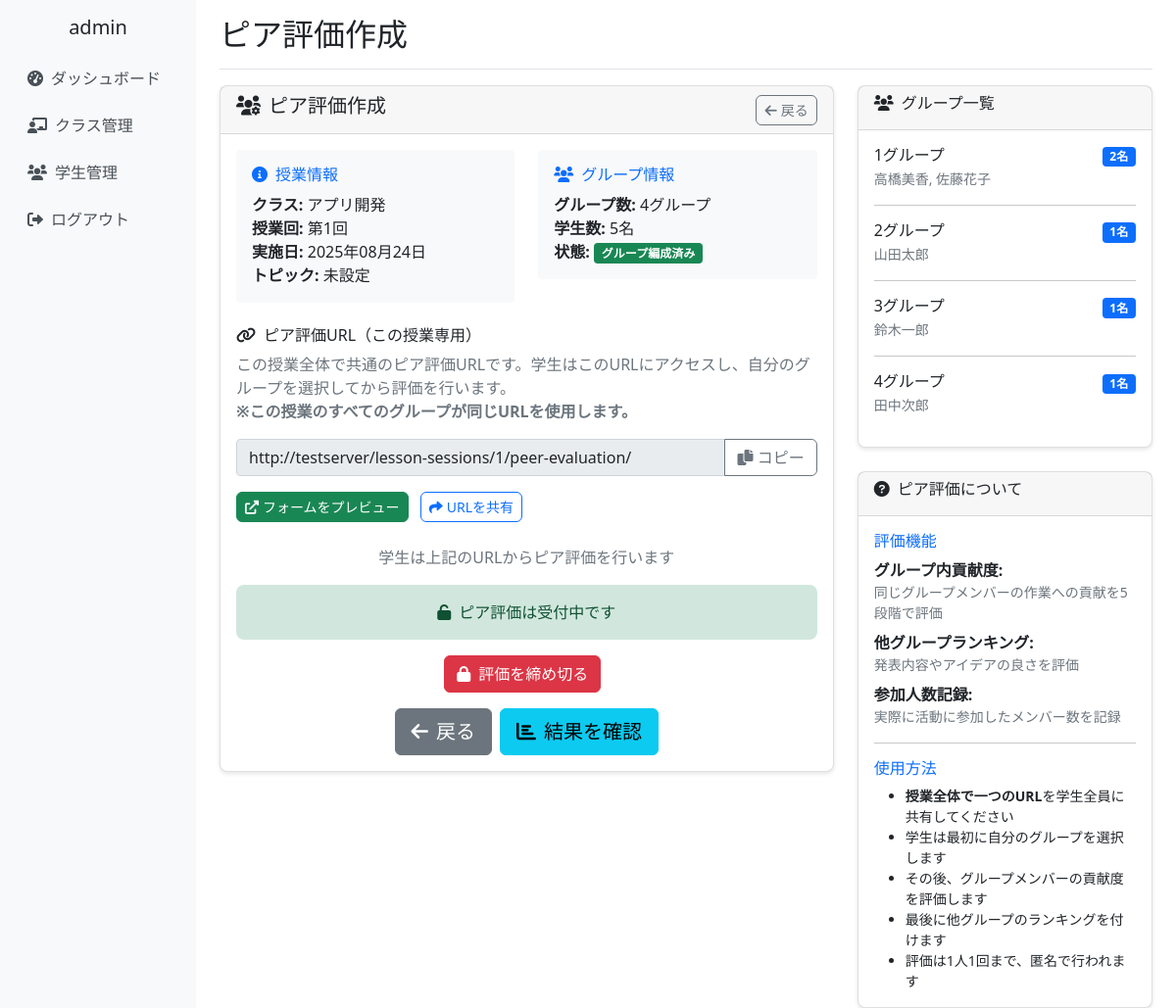
The app's page /lesson-sessions/1/peer-evaluation-improved/create/ (signed in), older data.
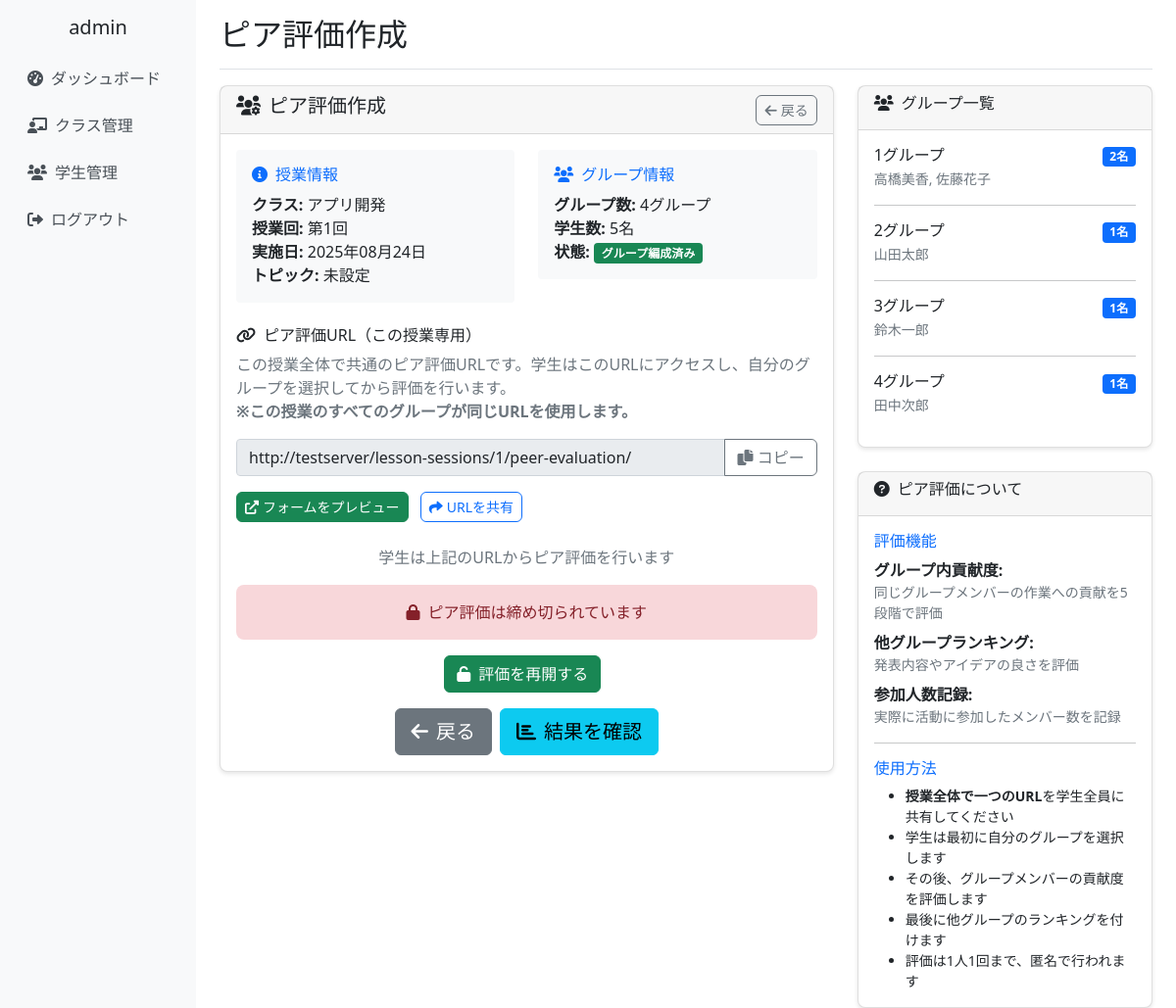
The same page, newer data.
### school_management/views.py (the view, shortened to what this page needs)
# urls.py: path('lesson-sessions/<int:session_id>/peer-evaluation-improved/create/', views.improved_peer_evaluation_create, name='improved_peer_evaluation_create'),
@login_required
def improved_peer_evaluation_create(request, session_id):
    lesson_session = get_object_or_404(LessonSession, id=session_id, classroom__teachers=request.user)
    groups = Group.objects.filter(lesson_session=lesson_session)
    if not groups.exists():
        messages.error(request, 'ピア評価を作成する前に、まずグループを設定してください。')
        return redirect('school_management:group_management', session_id=session_id)
    context = {
        'lesson_session': lesson_session,
        'groups': groups,
        'students': lesson_session.classroom.students.all(),
    }
    return render(request, 'school_management/improved_peer_evaluation_create.html', context)

### school_management/templates/school_management/improved_peer_evaluation_create.html (shortened to what the changed rows need)
{% extends 'school_management/base.html' %}
{% block page_title %}ピア評価作成{% endblock %}
{% block content %}
<div class="row">
    <div class="col-lg-8">
        <div class="card mb-4">
            <div class="card-body">
                {% if groups.count == 0 %}
                    <div class="alert alert-warning">
                        <i class="fas fa-exclamation-triangle me-2"></i>
                        ピア評価を作成する前に、グループを編成してください。
                        <a href="{% url 'school_management:group_management' lesson_session.id %}" class="btn btn-sm btn-warning ms-2">
                            <i class="fas fa-users me-1"></i>グループ編成
                        </a>
                    </div>
                {% else %}
                        <div class="mt-4 text-center">
                            <div class="mb-3">
                                {% if lesson_session.peer_evaluation_closed %}
                                    <div class="alert alert-danger">
                                        <i class="fas fa-lock me-2"></i>ピア評価は締め切られています
                                    </div>
                                    <form method="post" action="{% url 'school_management:reopen_peer_evaluation' lesson_session.id %}" style="display: inline;">
                                        <button type="submit" class="btn btn-success me-2" onclick="return confirm('ピア評価を再開しますか？')">
                                            <i class="fas fa-unlock me-2"></i>評価を再開する
                                        </button>
                                    </form>
                                {% else %}
                                    <div class="alert alert-success">
                                        <i class="fas fa-unlock me-2"></i>ピア評価は受付中です
                                    </div>
                                    <form method="post" action="{% url 'school_management:close_peer_evaluation' lesson_session.id %}" style="display: inline;">
                                        <button type="submit" class="btn btn-danger me-2" onclick="return confirm('ピア評価を締め切りますか？学生は評価できなくなります。')">
                                            <i class="fas fa-lock me-2"></i>評価を締め切る
                                        </button>
                                    </form>
                                {% endif %}
                            </div>
                        </div>
                {% endif %}
            </div>
        </div>
    </div>
</div>
{% endblock %}

Row changes from the older to the newer data that the page shows:
changed LessonSession "未設定": peer_evaluation_closed False → True (drawn)
Text that changed along with them:
text no longer shown: "ピア評価は受付中です 評価を締め切る"
text now shown: "ピア評価は締め切られています 評価を再開する"
